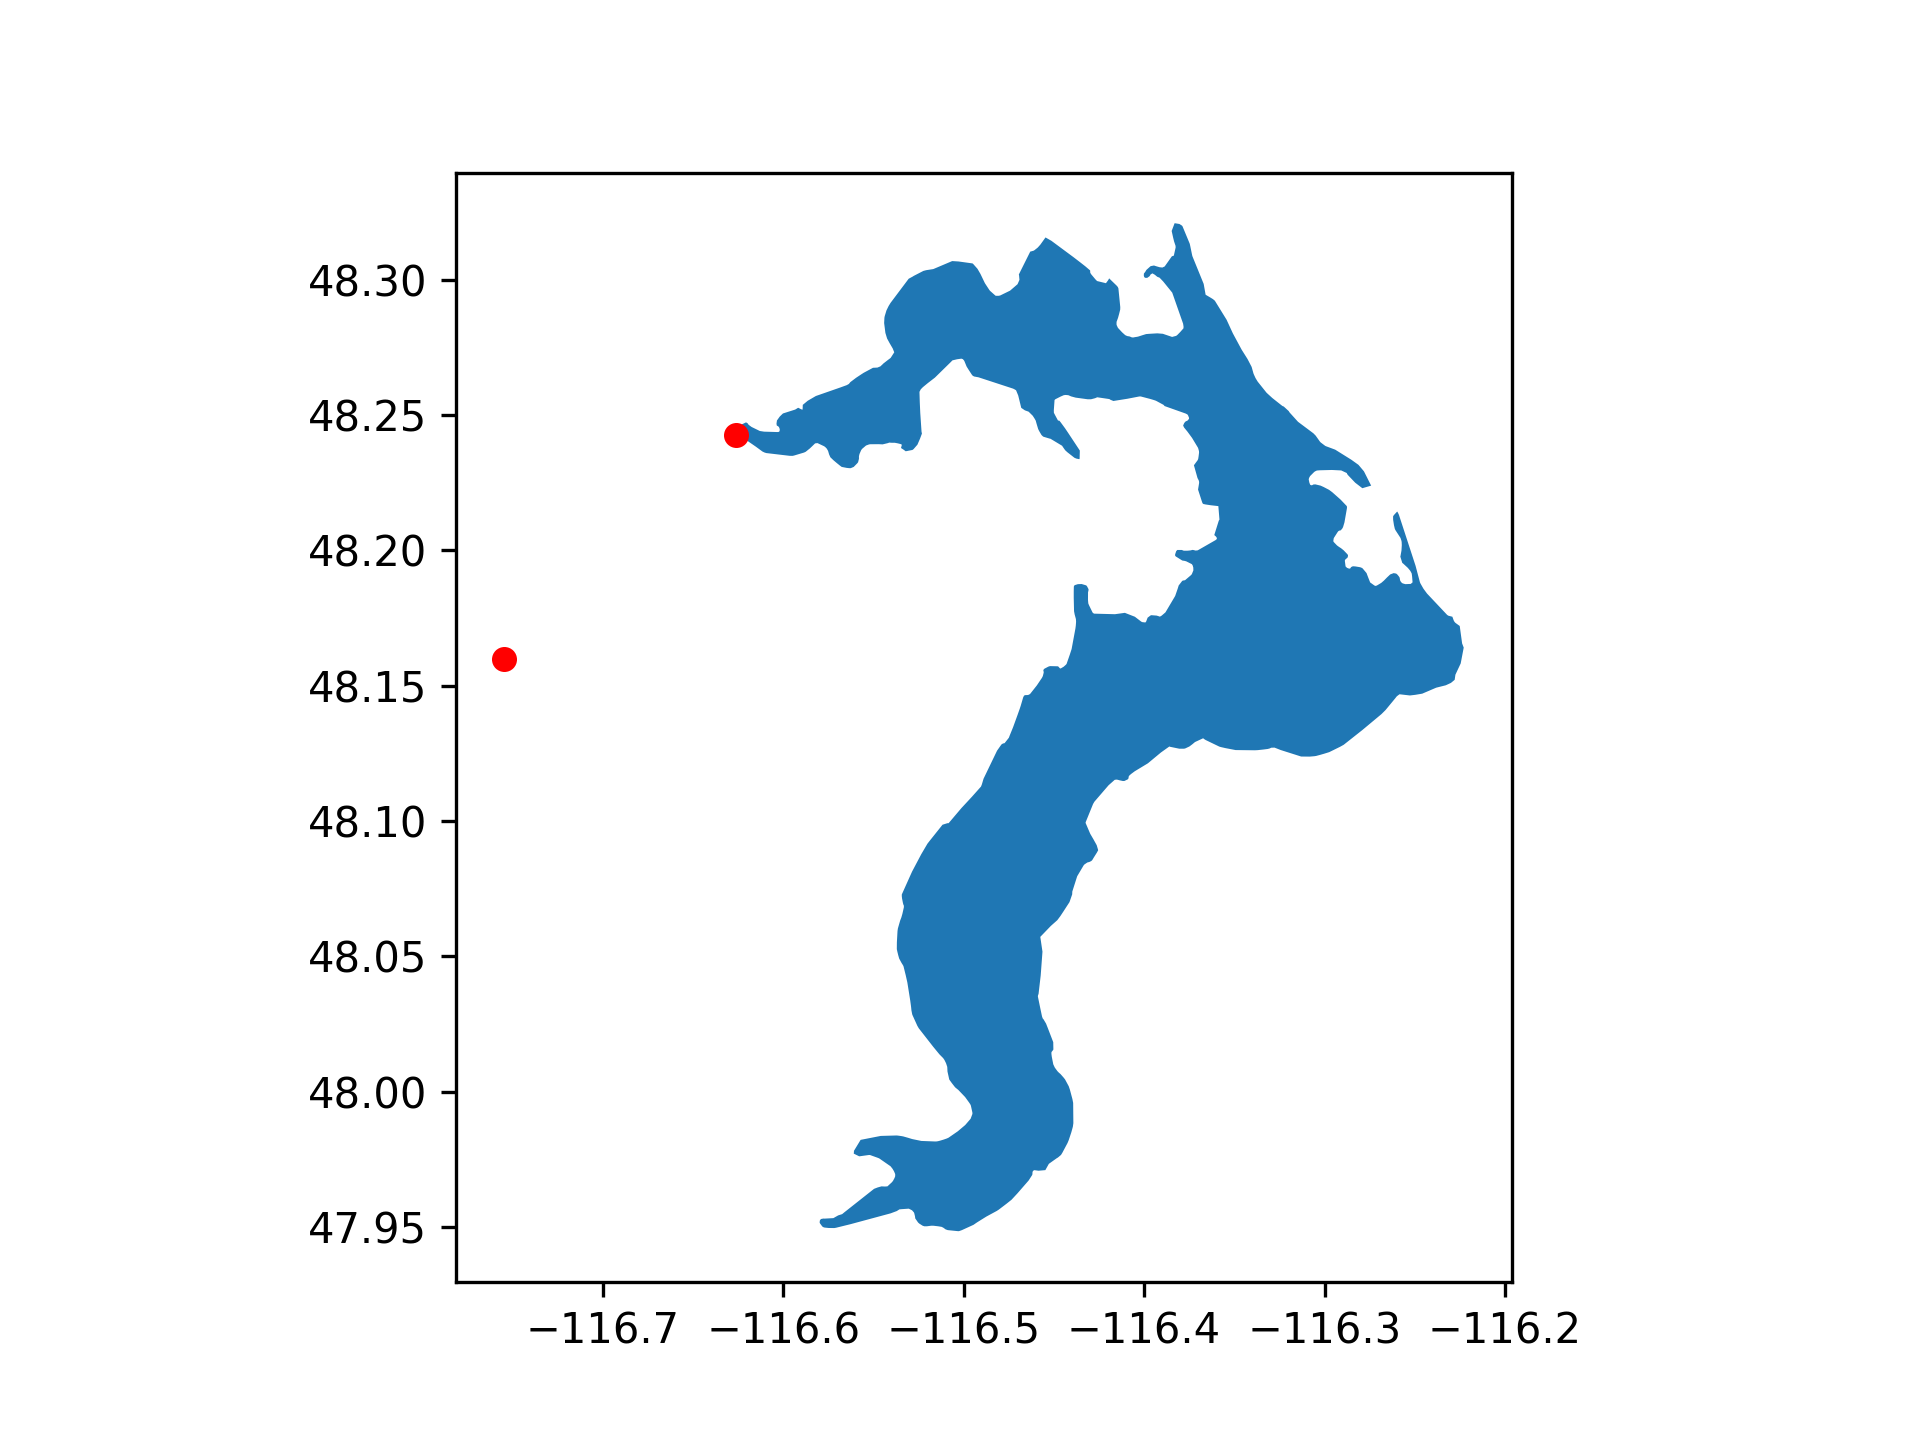

Recreate this plot in Python.
import geopandas as gpd
import pandas as pd
import matplotlib.pyplot as plt

from shapely import MultiPoint
from shapely.ops import nearest_points

dbpath = '/Users/telliott/data/'

fn = 'North_America_Lakes_and_Rivers.zip'
na_rivers = gpd.read_file(dbpath + fn)
sel = na_rivers['NameEn'].str.contains("Pend Oreille")
po_river = na_rivers[sel]

fn = 'North_America_Lakes.zip'
na_lakes = gpd.read_file(dbpath+fn)
sel = na_lakes['NameEn'].str.contains('Pend Oreille')
po_lake = na_lakes[sel]

#--------------------

river_geo = po_river.iloc[1].geometry # b/c CAN, USA
lake_geo = po_lake.geometry

np = nearest_points(river_geo,lake_geo)

'''
np is a 'tuple' object
cannot plot directly
np[0] is a 'geopandas.geoseries.GeoSeries'
np
>>> type(np)
<class 'tuple'>
>>> type(np[0])
<class 'geopandas.geoseries.GeoSeries'>
>>> print(np[0])
6229    POINT (-116.75457 48.15997)
Name: geometry, dtype: geometry
>>> type(np[0].iloc[0])
<class 'shapely.geometry.point.Point'>
'''

# extract the Point objects
L = [np[i].iloc[0] for i in range(len(np))]
MP = MultiPoint(L)

'''
# I thought this a better way:

X =  [float(p.x) for p in np]
Y =  [float(p.y) for p in np]

 FutureWarning: Calling float on a single element Series is deprecated and will raise a TypeError in the future. Use float(ser.iloc[0]) instead
 
L = gpd.points_from_xy(X,Y)
MP = MultiPoint(L)

'''

# construct a GeoDataFrame

D = { 'name':['nearest_points'] }
df = pd.DataFrame(D)

gdf = gpd.GeoDataFrame(df,
    geometry=[MP], 
    crs=po_river.crs)


ax = po_lake.plot()
gdf.plot(ax=ax,markersize=25,color='r',zorder=2)
plt.savefig('out.png',dpi=300)
